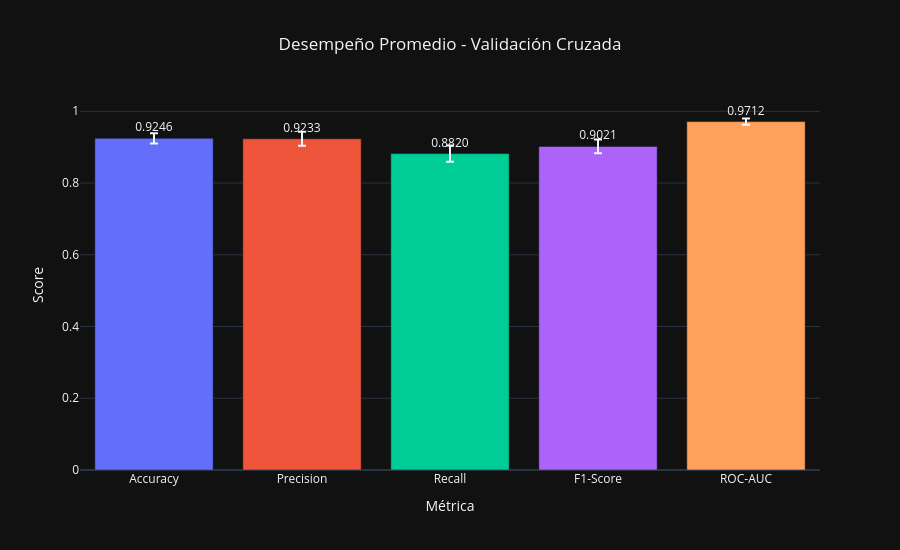

The code cell stored with this chart in its notebook:
### Code cell
# ======================= #
# 18. GRÁFICA DE MÉTRICAS #
# ======================= #

fig = px.bar(
    results_df,
    x="Métrica",
    y="Promedio",
    error_y="Desv. Std",
    color="Métrica",
    text="Promedio",
    title="Desempeño Promedio - Validación Cruzada"
)

fig.update_layout(
    template="plotly_dark",
    title_x=0.5,
    height=550,
    showlegend=False,
    yaxis_title="Score"
)

fig.update_traces(
    texttemplate="%{text:.4f}",
    textposition="outside"
)

fig.show()

### Figure 1 — Plotly figure (JSON) as saved in the notebook; plotly's stock layout.template omitted (floating-point values rounded to 4 significant figures)
{"data": [{"error_y": {"array": [0.0143]}, "hovertemplate": "Métrica=%{x}<br>Promedio=%{text}<extra></extra>", "legendgroup": "Accuracy", "marker": {"color": "#636efa", "pattern": {"shape": ""}}, "name": "Accuracy", "orientation": "v", "showlegend": true, "text": [0.9246], "textposition": "outside", "texttemplate": "%{text:.4f}", "type": "bar", "x": ["Accuracy"], "xaxis": "x", "y": [0.9246], "yaxis": "y"}, {"error_y": {"array": [0.0196]}, "hovertemplate": "Métrica=%{x}<br>Promedio=%{text}<extra></extra>", "legendgroup": "Precision", "marker": {"color": "#EF553B", "pattern": {"shape": ""}}, "name": "Precision", "orientation": "v", "showlegend": true, "text": [0.9233], "textposition": "outside", "texttemplate": "%{text:.4f}", "type": "bar", "x": ["Precision"], "xaxis": "x", "y": [0.9233], "yaxis": "y"}, {"error_y": {"array": [0.0229]}, "hovertemplate": "Métrica=%{x}<br>Promedio=%{text}<extra></extra>", "legendgroup": "Recall", "marker": {"color": "#00cc96", "pattern": {"shape": ""}}, "name": "Recall", "orientation": "v", "showlegend": true, "text": [0.882], "textposition": "outside", "texttemplate": "%{text:.4f}", "type": "bar", "x": ["Recall"], "xaxis": "x", "y": [0.882], "yaxis": "y"}, {"error_y": {"array": [0.019]}, "hovertemplate": "Métrica=%{x}<br>Promedio=%{text}<extra></extra>", "legendgroup": "F1-Score", "marker": {"color": "#ab63fa", "pattern": {"shape": ""}}, "name": "F1-Score", "orientation": "v", "showlegend": true, "text": [0.9021], "textposition": "outside", "texttemplate": "%{text:.4f}", "type": "bar", "x": ["F1-Score"], "xaxis": "x", "y": [0.9021], "yaxis": "y"}, {"error_y": {"array": [0.0087]}, "hovertemplate": "Métrica=%{x}<br>Promedio=%{text}<extra></extra>", "legendgroup": "ROC-AUC", "marker": {"color": "#FFA15A", "pattern": {"shape": ""}}, "name": "ROC-AUC", "orientation": "v", "showlegend": true, "text": [0.9712], "textposition": "outside", "texttemplate": "%{text:.4f}", "type": "bar", "x": ["ROC-AUC"], "xaxis": "x", "y": [0.9712], "yaxis": "y"}], "layout": {"barmode": "relative", "height": 550, "legend": {"title": {"text": "Métrica"}, "tracegroupgap": 0}, "showlegend": false, "title": {"text": "Desempeño Promedio - Validación Cruzada", "x": 0.5}, "xaxis": {"anchor": "y", "categoryarray": ["Accuracy", "Precision", "Recall", "F1-Score", "ROC-AUC"], "categoryorder": "array", "domain": [0, 1], "title": {"text": "Métrica"}}, "yaxis": {"anchor": "x", "domain": [0, 1], "title": {"text": "Score"}}}}
